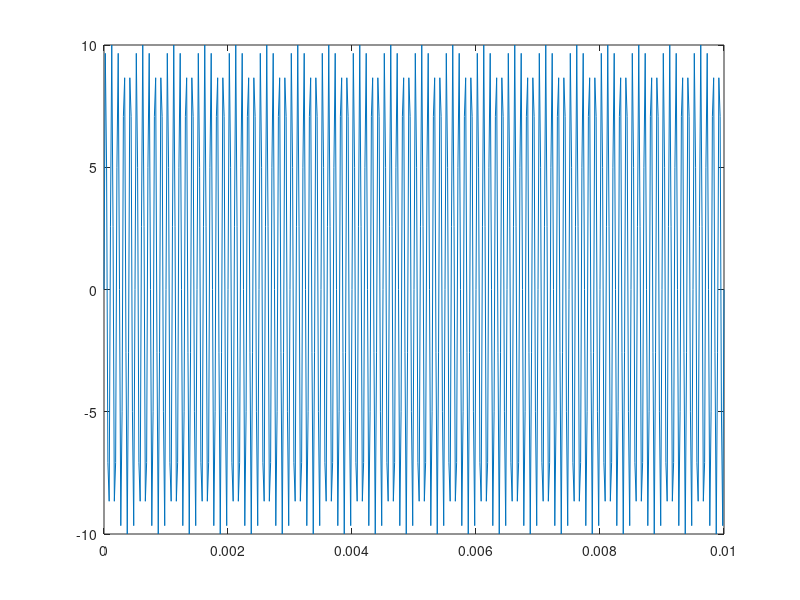
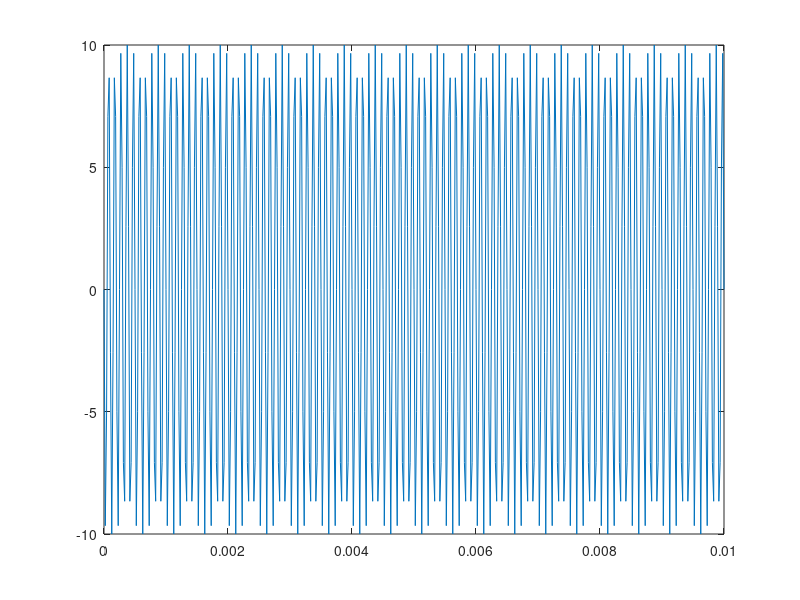

These figures' MATLAB source, in order: (Note: this script raises an error after producing the figures.)
%% Time domain parameters
fs = 48000;    % Sampling frequency
f = 10000;
dt = 1/(fs);     % Time resolution
T = 100*(1/f);        % Signal duration
t = 0:dt:T; % Total duration
N = length(t); % Number of time samples
amp1 = 10;
amp2 = -10;


x1 = amp1*sin(2*pi*f*t);
x2 = amp2*sin(2*pi*f*t);
figure;
plot(t,x1)
figure;
plot(t,x2)

%b = [+1, +1, +1, +1, +1, -1, -1, +1, +1, -1, +1, -1, +1];
b= mls(5, 0);



sound(x1);
%sound(x2);



signal = []
for i=1:length(b)
    if(b(i) == 1)
        signal = [signal x1];
    
    else
        
        signal = [signal x2];
    end
end



%figure;
%plot( signal);

%r = randi([-10,10],1,length(signal)/5); 

r = zeros(1,100000);

fsignal=[]
for j = 1:3
    fsignal = [fsignal r signal];
end

fsignal = [fsignal r];

figure;
plot(signal);

audiowrite('signal.wav',fsignal,fs);
%sound(signal);



